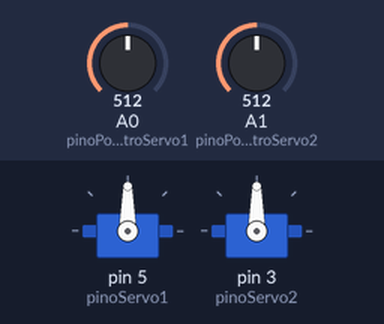
Simulated run of this sketch. Board: Arduino Uno, built with avr-gcc and run on an emulated ATmega328P. Parts: 2 × servo. The inputs (shaded band) are chosen by the test bench; at power-on: A0 (pinoPotenciometroServo1) = 512, A1 (pinoPotenciometroServo2) = 512.

Above: at 1.2 s.
1.3 s: A0 (pinoPotenciometroServo1) set to 716
At 2.5 s:
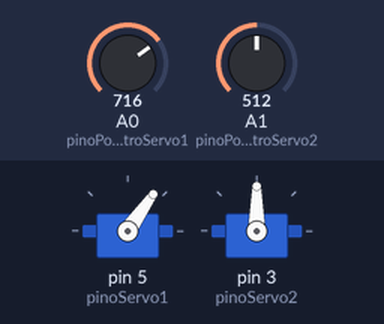
2.8 s: A1 (pinoPotenciometroServo2) set to 716
At 3.9 s:
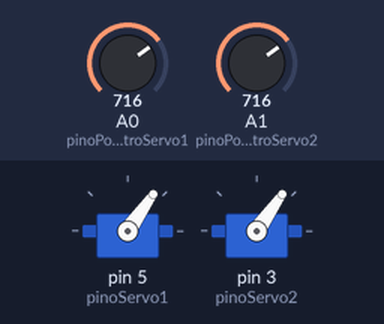
4.3 s: A0 (pinoPotenciometroServo1) set to 900
At 4.9 s:
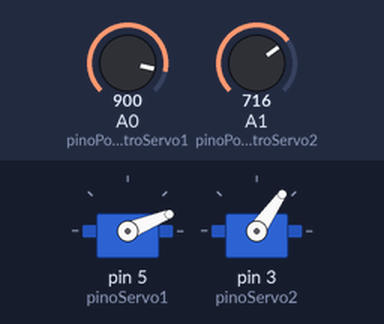
5.8 s: A1 (pinoPotenciometroServo2) set to 900
At 7.0 s:
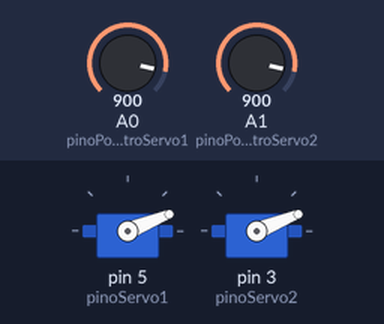
7.3 s: A0 (pinoPotenciometroServo1) set to 1023
At 8.5 s:
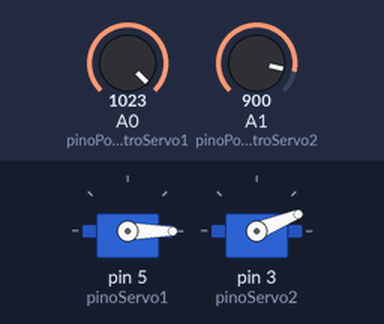
8.8 s: A1 (pinoPotenciometroServo2) set to 1023
At 9.5 s:
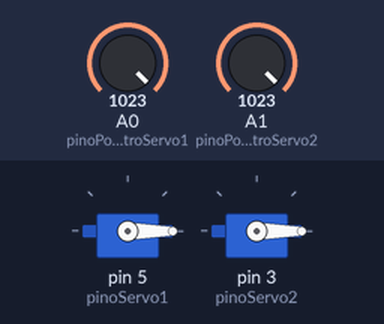
Timing chart, 0 to 11.3 s (numbered marks = the images above; inputs shaded):
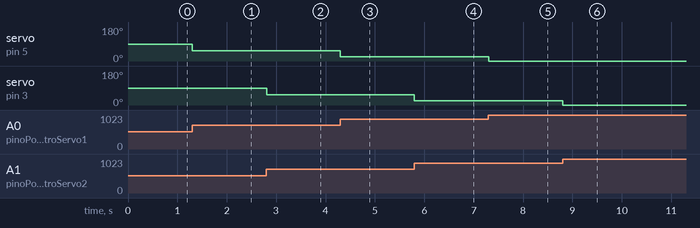

Measured:
- after the input at 1.3 s, servo on pin 5 (pinoServo1): 90° → 55° at once
- after the input at 2.8 s, servo on pin 3 (pinoServo2): 90° → 55° at once
- after the input at 4.3 s, servo on pin 5 (pinoServo1): 55° → 22° at once
- after the input at 5.8 s, servo on pin 3 (pinoServo2): 55° → 22° at once
- after the input at 7.3 s, servo on pin 5 (pinoServo1): 22° → 0° at once
- after the input at 8.8 s, servo on pin 3 (pinoServo2): 22° → 0° at once

The sketch:

codigo.ino
```cpp
#include <Servo.h> // inclui a biblioteca Servo.h

// Configurações do servo 1
Servo meuServo1; // declaração do objeto servo para o servo 1
 int pinoPotenciometroServo1 = A0; // pino do potenciômetro para o servo 1
 int pinoServo1 = 5; // pino de controle do servo 1 (deve usar um pino com PWM habilitado)
int testeServo1; // variável para armazenar o valor do potenciômetro para o servo 1

// Configurações do servo 2
Servo meuServo2; // declaração do objeto servo para o servo 2
 int pinoPotenciometroServo2 = A1; // pino do potenciômetro para o servo 2
 int pinoServo2 = 3; // pino de controle do servo 2 (deve usar um pino com PWM habilitado)
int testeServo2; // variável para armazenar o valor do potenciômetro para o servo 2

void setup() {
  meuServo1.attach(pinoServo1); // associa o objeto servo ao pino de controle do servo 1
  meuServo2.attach(pinoServo2); // associa o objeto servo ao pino de controle do servo 2
}

void loop() {
  // Leitura do potenciômetro do servo 1
  testeServo1 = analogRead(pinoPotenciometroServo1); // lê o valor do potenciômetro do servo 1
  testeServo1 = map(testeServo1, 0, 1023, 180, 0); // mapeia o valor lido para o intervalo de rotação do servo 1
  meuServo1.write(testeServo1); // movimenta o servo 1 para a posição determinada pelo potenciômetro

  // Leitura do potenciômetro do servo 2
  testeServo2 = analogRead(pinoPotenciometroServo2); // lê o valor do potenciômetro do servo 2
  testeServo2 = map(testeServo2, 0, 1023, 180, 0); // mapeia o valor lido para o intervalo de rotação do servo 2
  meuServo2.write(testeServo2); // movimenta o servo 2 para a posição determinada pelo potenciômetro

  delay(5); // aguarda um curto período de tempo
}
```
